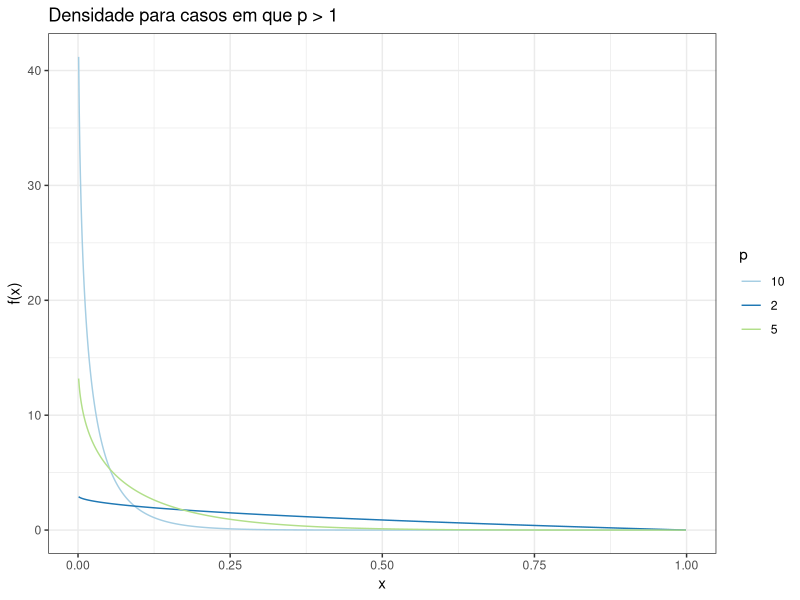
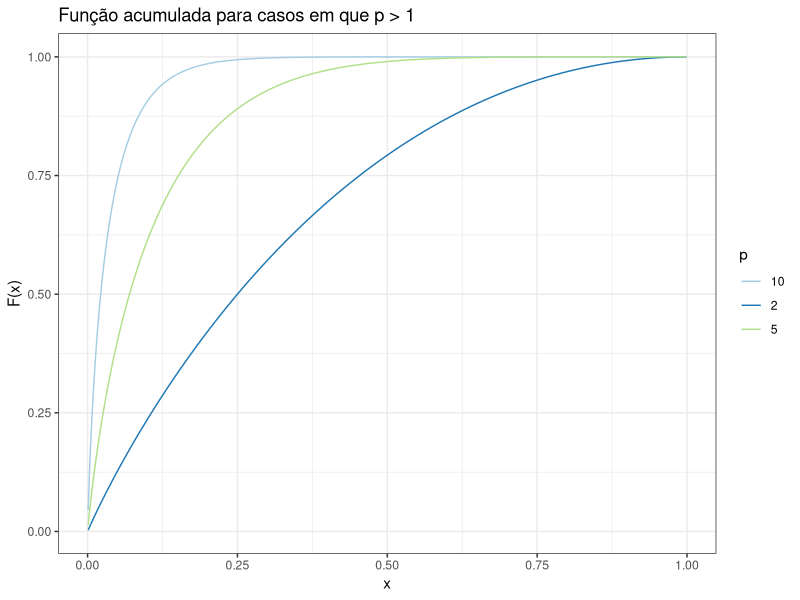
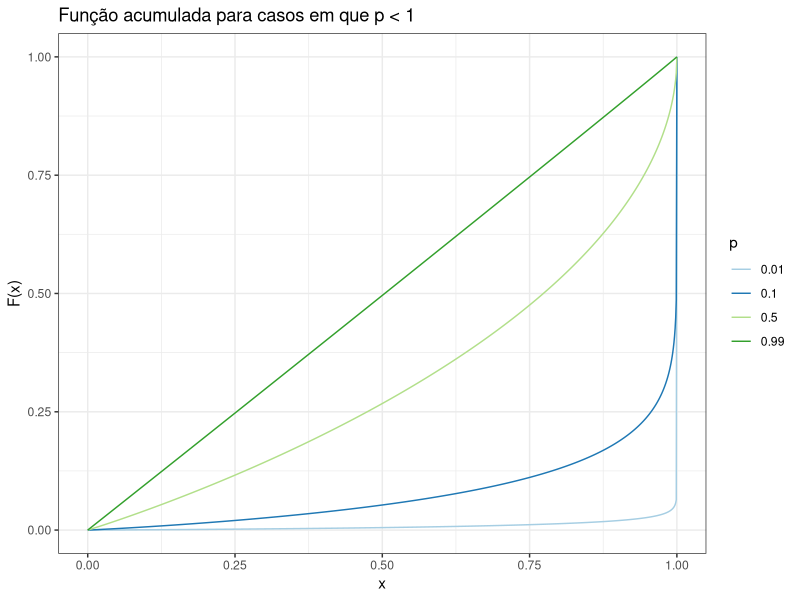
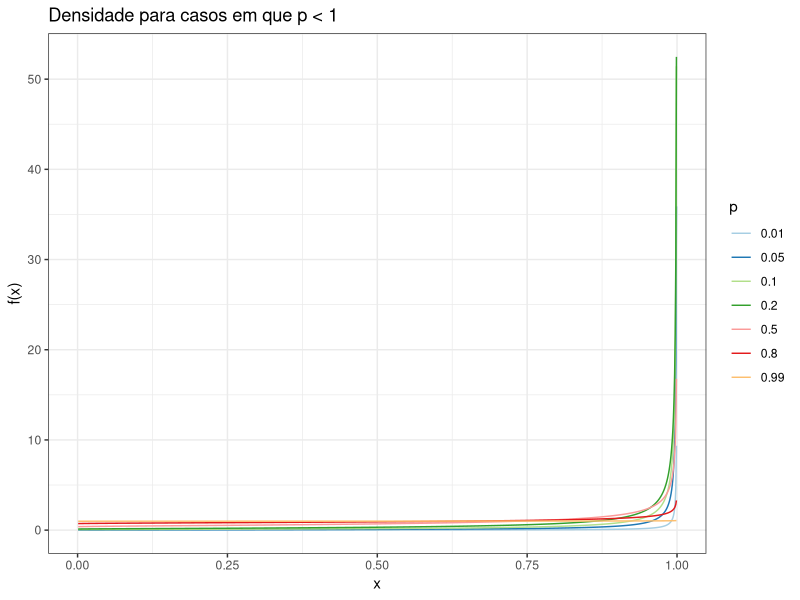
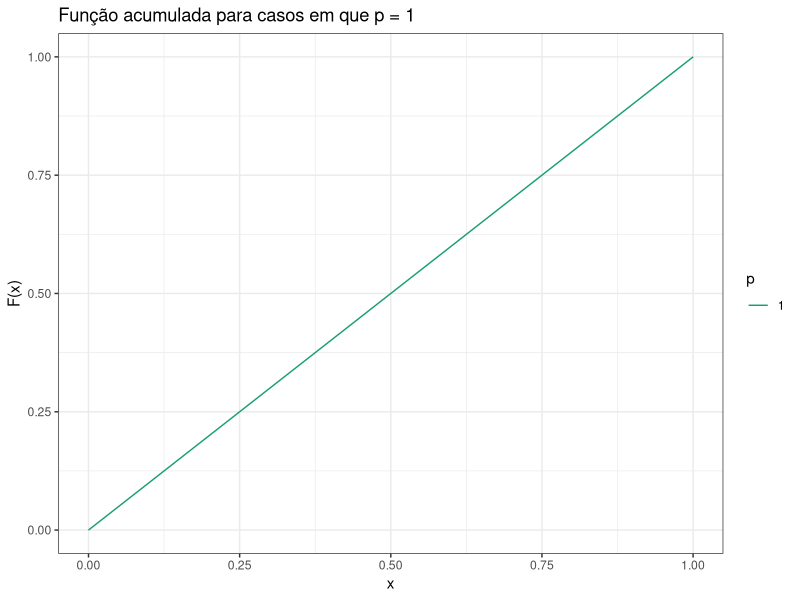
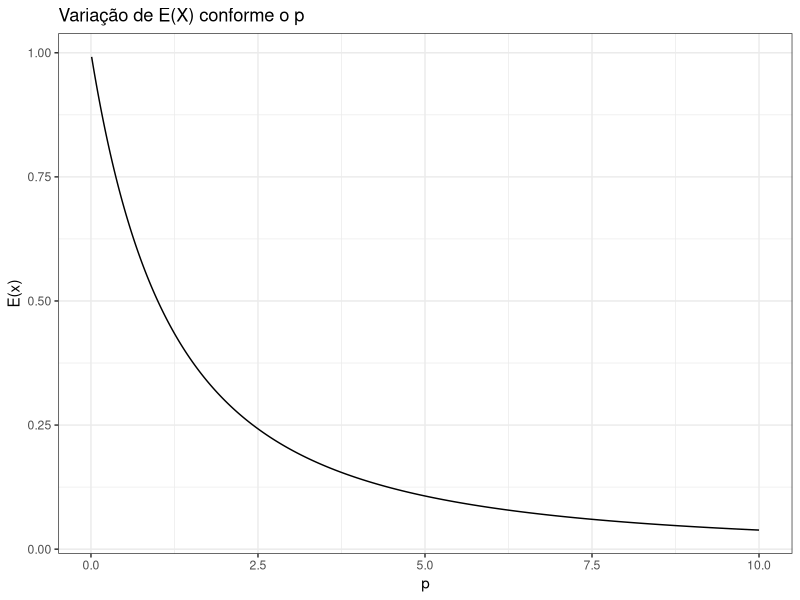

Recreate these plots in R, in order.
#################################################################################################################
#################################################################################################################
# Comentários :)
# Os códigos não estão as coisas mais bonitas do mundo
# Daria para trocar os loops por map, que aumentaria muito a performance, mas ainda bato um pouco de cabeça
# E na estimator_comparator aceitar mais de uma combinação por vez, em tese isso é de boas
# como já estava tudo rodado quando pensei nisso, deixo como melhoria.
# Falta fazer alguns testes unitários para as funções funcionarem perfeitamente
# Exemplo os dados tem que estar entre 0 e 1.
#################################################################################################################
#################################################################################################################


#################################################################################################################
#################################################################################################################
# Bibliotecas e utilitários
#################################################################################################################
#################################################################################################################
##Funcao para instalar/chamar os pacotes necessarios
usePackage <- function(p) {
  newPackages <- p[!(p %in% installed.packages()[, "Package"])]
  if(length(newPackages))
    install.packages(newPackages, dependencies = TRUE)
  cat("Packages successfully loaded:\n")
  sapply(p, require, character.only = TRUE, quietly = TRUE)
}
#Chamando os pacotes necessários
usePackage("ggplot2")
usePackage("tidyverse")
usePackage("rootSolve")

#################################################################################################################
#################################################################################################################
# Densidade e funcao acumulada de PB(p)
#################################################################################################################
#################################################################################################################
#Criando uma data frame vazio
#Armzenará os valores da densidade
base_density <- data.frame()

#Criando a função base
#space_of_sequence: espaçamento que o X variará entre 0 e 1
#p: parâmetro da distribuição
density_sqrt <- function(space_of_sequence = 0.01, p = 5, reset_df = F) {

  #Caso insira space_of_sequence que apresentará problemanas
  if(space_of_sequence > 1){
    stop("space_of_sequence deve ser um valor entre (0, 1), visto que X varia entre (0,1)")
  }   
  
  #Caso insira um p negativo  
  if(p <= 0){
    stop("p é um número > 0")
  }  
    
  #Caso usuário queira resetar o data_frame
  if(reset_df == T) {
    base_density <- data.frame()
  }

#Vetor com o espaçamento de X
x <- seq(0,1,space_of_sequence)
#Aplicar X na função de densidade
f_x <- p*(p+1)*(1 - sqrt(x))^(p-1)/(2)
#Aplicar X na função acumulada
F_x <- ((-p*sqrt(x)-1)*exp(p*log(1-sqrt(x))))+1
#Transformando p em string (facilitá o gráfico)
param <- rep(as.character(p),length(x))
#Agrupar as colunas 
base <- bind_cols(x = x , f = f_x, f_upper = F_x, p = param)
#Inserir resultado no data frame vazio
base_density <<- bind_rows(base, base_density)

}

#"Densidade para casos em que p > 1"
density_sqrt(space_of_sequence = 0.001, p = 2, reset_df = T)
density_sqrt(space_of_sequence = 0.001, p = 5)
density_sqrt(space_of_sequence = 0.001, p = 10)

base_density <- base_density %>%
  filter( x > 0 & x < 1)

ggplot(base_density, aes(x=x, y=f, group = p)) +
  geom_line(aes(color=p))  +
  labs(y = "f(x)") + 
  scale_color_brewer(palette="Paired") +
  ggtitle("Densidade para casos em que p > 1") +
  theme_bw()

ggplot(base_density, aes(x=x, y=f_upper, group = p)) +
  geom_line(aes(color=p))  +
  labs(y = "F(x)") + 
  scale_color_brewer(palette="Paired") +
  ggtitle("Função acumulada para casos em que p > 1") +
  theme_bw()

#"Densidade para casos em que p < 1"
density_sqrt(space_of_sequence = 0.001, p = 0.01, reset_df = T)
density_sqrt(space_of_sequence = 0.001, p = 0.1)
density_sqrt(space_of_sequence = 0.001, p = 0.5)
density_sqrt(space_of_sequence = 0.001, p = 0.99)



ggplot(base_density, aes(x=x, y=f_upper, group = p)) +
  geom_line(aes(color=p))  +
  labs(y = "F(x)") + 
  scale_color_brewer(palette="Paired") +
  ggtitle("Função acumulada para casos em que p < 1") +
  theme_bw()


#"Densidade para casos em que p < 1"
density_sqrt(space_of_sequence = 0.001, p = 0.01, reset_df = T)
density_sqrt(space_of_sequence = 0.001, p = 0.05)
density_sqrt(space_of_sequence = 0.001, p = 0.1)
density_sqrt(space_of_sequence = 0.001, p = 0.2)
density_sqrt(space_of_sequence = 0.001, p = 0.5)
density_sqrt(space_of_sequence = 0.001, p = 0.8)
density_sqrt(space_of_sequence = 0.001, p = 0.99)

base_density <- base_density %>%
  filter( x > 0 & x < 1)

ggplot(base_density, aes(x=x, y=f, group = p)) +
  geom_line(aes(color=p))  +
  labs(y = "f(x)") + 
  scale_color_brewer(palette="Paired") +
  ggtitle("Densidade para casos em que p < 1") +
  theme_bw()

#"Densidade para casos em que p = 1"
density_sqrt(space_of_sequence = 0.00001, p = 1, reset_df = T)

ggplot(base_density, aes(x=x, y=f_upper, group = p)) +
  geom_line(aes(color=p))  +
  labs(y = "F(x)") + 
  scale_color_brewer(palette = "Dark2") +
  ggtitle("Função acumulada para casos em que p = 1") +
  theme_bw()





#################################################################################################################
#################################################################################################################
# Comportamento da esperança de X
#################################################################################################################
#################################################################################################################
#Vetor com o espaçamento de p
p <- seq(0,10,0.01)
#Aplicar p na E(X)
e_x <- 6/((p+2)*(p+3))

#União dos vetores
base <- bind_cols(e_x = e_x , p = p)

#Remoção do ponto crítico p
base <- base %>%
  filter(p > 0)

#Realização do gráfico
ggplot(base, aes(x=p, y=e_x)) +
  geom_line()  +
  labs(y = "E(x)") + 
  scale_color_brewer(palette="Paired") +
  ggtitle("Variação de E(X) conforme o p") +
  theme_bw()


#################################################################################################################
#################################################################################################################
# Geracao de variaveis aleatorias
#################################################################################################################
#################################################################################################################
##Funcao para geracao de amostra aleatoria de PB(p)
# p = parâmetro p  a qual a amostra sera gerada
# n = tamanho da amostra aleatoria gerada
# min_range = range inicial de procura das raizes
# max_range = range maximo de procura das raizes
# set_seed = semente aleatoria a ser usada
random_generator <- function(p = 5, n = 10, min_range = -10, max_range = 10, set_seed = 100) {
  
  ##Gerar vetor de tamanho amostral para armazenar os resultados
  random_number <- rep(0, n)
  
  ##Funcao para encontrar as raizes de x, cujo a raiz sera um valor de uma PB(p)
  roots_generate_random_number <- function(x) {((-p*sqrt(x)-1)*exp(p*log(1-sqrt(x)))) + (1 - y)}
  
  ##Validacao das condicoes iniciais
  if(p <= 0){
    stop("p deve ser uma valor > 0")
  }
  
  ##Validacao das condicoes iniciais
  if(max_range < min_range){
    stop("Reveja os limites, máximo menor que o mínimo")
  }
  
  ##Validacao das condicoes iniciais
  if(max_range < 0){
    stop("Limite máximo de busca menor que 0, coloque um valor maior que 1")
  }
  
  ##Loop (alterar para map) em que simula-se valores da PB(p)
  ##Receita para gerar a amostra
  #Setar um set.seed
  #Gerar um valor de uma U(0,1)
  #Encontrar as raizes da funcao em (1)
  for(i in 1:n){
    
    set.seed(set_seed+set_seed*i)
    y = runif(1)
    roots_random_number <- uniroot.all(roots_generate_random_number, c(min_range, max_range))
    random_number[i] <- roots_random_number
    
    
  }
  
  ##Salvar os resultados da amotra no vetor random_sample
  random_sample <<- random_number
  
}


#################################################################################################################
#################################################################################################################
# Estimador de MLE
#################################################################################################################
#################################################################################################################
##Funcao para calculo do estimador de maxima verossimilhanca
# x = dados a serem analisados
# min_range = range inicial de procura das raizes
# max_range = range maximo de procura das raizes
# plot_true = grafico das raizes do estimador de maxima verossimilhanca
# coments_true = comentario sobre as estimativas de maxima verossimilhanca
estimator_mle <- function(x = dados, min_range = -100, max_range = 100, plot_true = F, coments_true = F) {
  
  ##Validacao das condicoes iniciais
  if(max_range < min_range){
    stop("Reveja os limites, máximo menor que o mínimo")
  }
  
  ##Validacao das condicoes iniciais
  if(max_range < 0){
    stop("Limite máximo de busca menor que 0, coloque um valor maior que 1")
  }
  
  ##Calculo do tamanho amostral
  n = length(x)
  
  ##Funcao do somatorio do log de 1 sqrt(x)
  prod_log = sum(log((1 - sqrt(x))))
  
  ##Funcao para encontrar as raizes de p, cuja a raiz sera o MLE
  mle_estimator <- function(x) {prod_log*x^2 + (prod_log + 2*n)*x + n}
  roots_mle <- uniroot.all(mle_estimator, c(min_range, max_range))
  
  ##Por ser um polinomio de segundo grau havera 2 raizes, seleciona-se somente a > 0
  ##Salve-se ela em real_mle
  real_mle <<- roots_mle[roots_mle>0]
  
  ##Se comentario = TRUE, entao apresenta as seguintes informacoes
  if(coments_true){
    cat("Os pontos de máximo serão dados por:",roots_mle[1], "e ", roots_mle[2])
    cat("\n")
    cat("Como p varia entre 0 e infinito, o estimador será:", real_mle)
  }
  
  ##Se plot = TRUE, entao apresenta o local das raizes do polinomio
  if(plot_true) {
    curve(mle_estimator(x), min_range, max_range
          , main = "Raízes do método da máxima verossimilhança"
          , xlab= "Range de procura das raízes"
          , ylab= "Função de máxima verossimilhança")
    points(roots_mle, y = rep(0, length(roots_mle)), pch = 16, cex = 2)
  }
}

#################################################################################################################
#################################################################################################################
# Estimador do MME
#################################################################################################################
#################################################################################################################
##Funcao para calculo do estimador do metodo dos momentos
# x = dados a serem analisados
# min_range = range inicial de procura das raizes
# max_range = range maximo de procura das raizes
# plot_true = grafico das raizes do metodo dos momentos
# coments_true = comentario sobre as estimativas do metodo dos momentos
estimator_of_moment <- function(x = dados, min_range = -10, max_range = 10, plot_true = T, coments_true = T) {
  
  ##Validacao das condicoes iniciais
  if(max_range < min_range){
    stop("Reveja os limites, máximo menor que o mínimo")
  }
  
  ##Validacao das condicoes iniciais
  if(max_range < 0){
    stop("Limite máximo de busca menor que 0, coloque um valor maior que 1")
  }
  
  ##Media das observacoes
  mean_of_data = mean(x)
  
  ##Funcao para encontrar as raizes de p, cuja a raiz sera o MME
  moment_estimator <- function(x) {x^2 + 5*x + (6 - 6/mean_of_data)}
  roots_moment <- uniroot.all(moment_estimator, c(min_range, max_range))
  
  ##Por ser um polinomio de segundo grau havera 2 raizes, seleciona-se somente a > 0
  ##Salve-se ela em real_moment
  real_moment <<- roots_moment[roots_moment>0]
  
  ##Se comentario = TRUE, entao apresenta as seguintes informacoes
  if(coments_true){
    cat("Os pontos de máximo serão dados por:",roots_moment[1], "e ", roots_moment[2])
    cat("\n")
    cat("Como p varia entre 0 e infinito, o estimador será:", real_moment)
  }
  
  ##Se plot = TRUE, entao apresenta o local das raizes do polinomio
  if(plot_true) {
    curve(moment_estimator(x), min_range, max_range, main = "Raízes do método dos momentos"
          , xlab= "Range de procura das raízes"
          , ylab= "Função em relação ao método dos momentos")
    points(roots_moment, y = rep(0, length(roots_moment)), pch = 16, cex = 2)
  }
}

#################################################################################################################
#################################################################################################################
# Simulações de Monte Carlo (Comparação dos estimadores)
#################################################################################################################
#################################################################################################################
##Funcao para gerar comparar os estimadores do metódo dos momentos e máxima verossimilhança
# p = parâmetro p a qual a amostra sera gerada
# n = tamanho da amostra aleatoria gerada
# re = número de replicacoes
# min_range = range inicial de procura das raizes
# max_range = range maximo de procura das raizes
# save_sample = salvar as amostrar geradas nas n replicacoes
# coments_true = comentario sobre as estimativas dos modelos
estimator_comparator <- 
  function(p = 1, n = 1000, re = 1000, min_range = -50, max_range = 50, save_sample = T, coments_true = T){
    
    ##Criar lista vazia para armazenar as amostras caso necessario
    samples <- list()  
    ##Criar um vetor vazio para armazenar os resultados das replicacoes para MLE
    mle_results <- rep(0, re)
    ##Criar um vetor vazio para armazenar os resultados das replicacoes para MME
    mme_results <- rep(0, re)
    
    ##Loop para as replicacoes  
    for(j in 1:re){
      
      ##Somente para saber em qual interacao esta
      cat("\n", j)
      
      ##Gerar uma amostra de tamanho n e parametro p
      random_sample <- random_generator(p = p, n = n, set_seed = 100*j)
      
      ##Salva o resultado em samples
      samples[[j]] <- random_sample
      
      ##Calcula o estimador de MME
      estimator_of_moment(x = samples[[j]], plot_true = F, coments_true = F)
      ##Calcula o estimador de MLE
      estimator_mle(x = samples[[j]], plot_true = F, coments_true = F)
      
      ##Tratamento para casos de nao convergencia
      ##Se nao convergir atribui NA ao resultado
      if(length(real_moment) == 0){
        mme_results[j] <- NA
      } else {
        mme_results[j] <- real_moment
      }
      
      ##Tratamento para casos de nao convergencia
      ##Se nao convergir atribui NA ao resultado
      if(length(real_mle) == 0){
        mle_results[j] <- NA
      } else {
        mle_results[j] <- real_mle
      }
      
    }
    
    ##Se save_sample = T, salva os resultados das amostras em save_sample
    if(save_sample){
      samples <<- samples
    }
    
    ##Salvar as estimativas de MME
    mme_results <<- mme_results
    ##Salvar as estimativas de MLE
    mle_results <<- mle_results
    
    ##Se comentario = TRUE, entao apresenta as seguintes informacoes
    if(coments_true){
      cat("\n")
      cat("A media do estimador de MME é:",mean(mme_results, na.rm = T))
      cat("\n")
      cat("Desses:", sum(is.na(mle_results)), "nao convergiram")
      cat("\n")
      cat("\n")
      cat("\n")
      cat("\n")
      cat("\n")
      cat("A media do estimador de MLE é:",mean(mle_results, na.rm = T))
      cat("\n")
      cat("Desses:", sum(is.na(mle_results)), "nao convergiram")
    }
    
  }